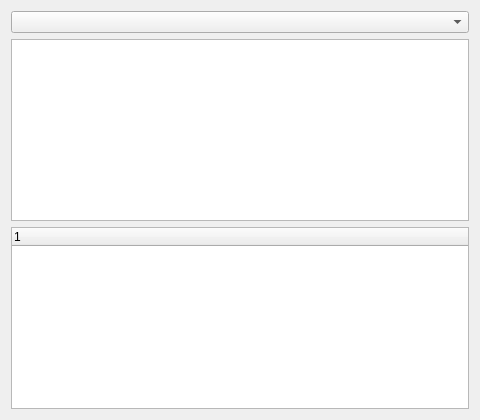
<?xml version="1.0" encoding="UTF-8"?>
<ui version="4.0"><class>Dialog</class><widget class="QDialog" name="Dialog"><property name="geometry"><rect><x>0</x><y>0</y><width>480</width><height>420</height></rect></property><property name="windowTitle"><string>Lists 3</string></property><layout class="QVBoxLayout" name="verticalLayout"><property name="leftMargin"><number>11</number></property><property name="topMargin"><number>11</number></property><property name="rightMargin"><number>11</number></property><property name="bottomMargin"><number>11</number></property><property name="spacing"><number>6</number></property><item><widget class="QComboBox" name="combo"></widget></item><item><widget class="QListWidget" name="list"></widget></item><item><widget class="QTreeWidget" name="tree"></widget></item></layout></widget></ui>
